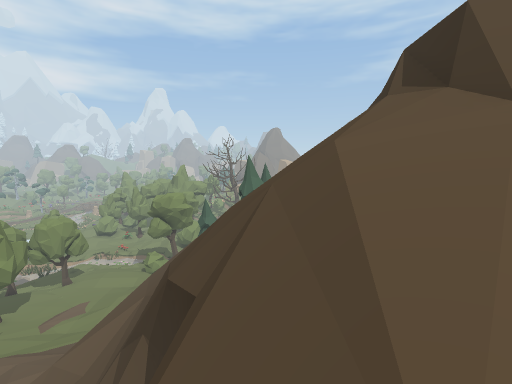
View 1 (above)

24 first-person views from a walk through a Unity game level. The camera is 1.5 m above the floor, tilts 6° down and sees 85° across. The floor is counted in squares, 1 m on a side. Each view is taken from the middle of a square. On the plan, view 1 faces up. The plan holds only what a view shows up to about 14 squares ahead; the rest is blank. The place goes on beyond the plan.

View 2
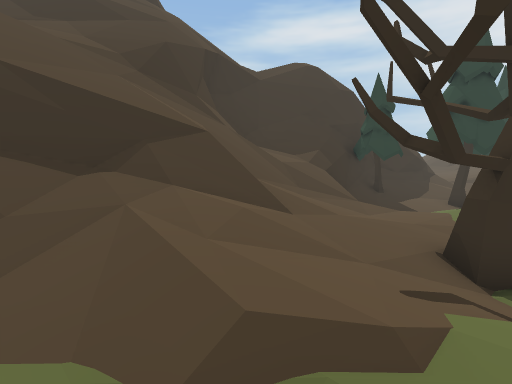

View 3
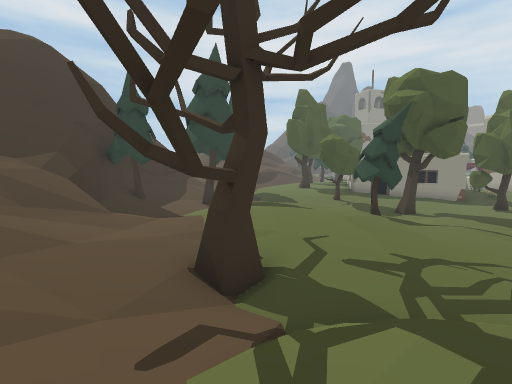

View 4
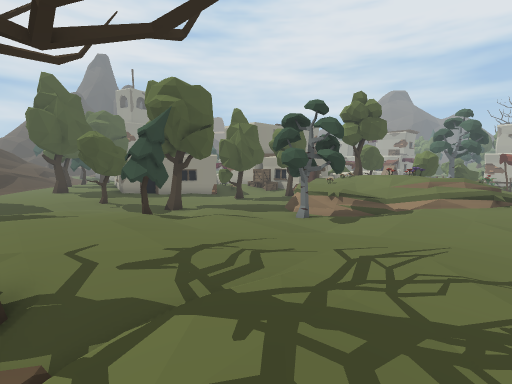

View 5
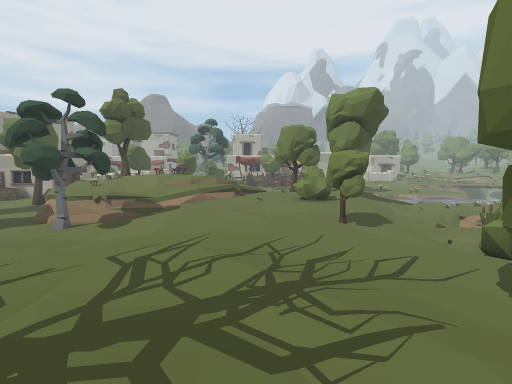

View 6
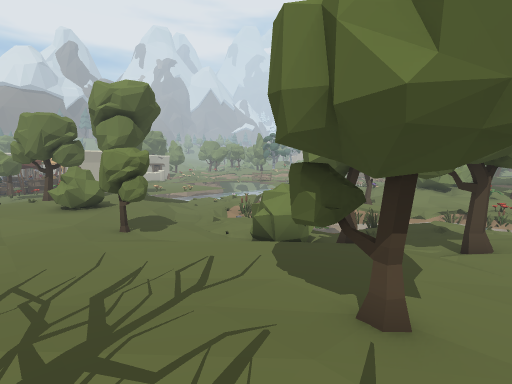

View 7
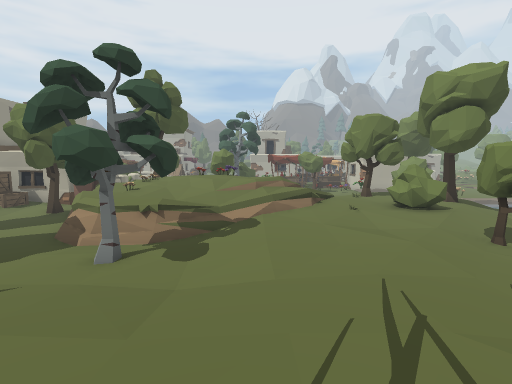

View 8
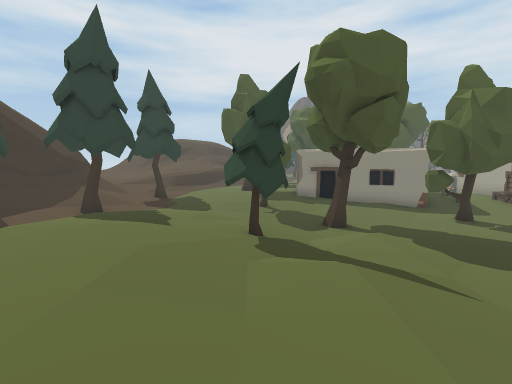

View 9
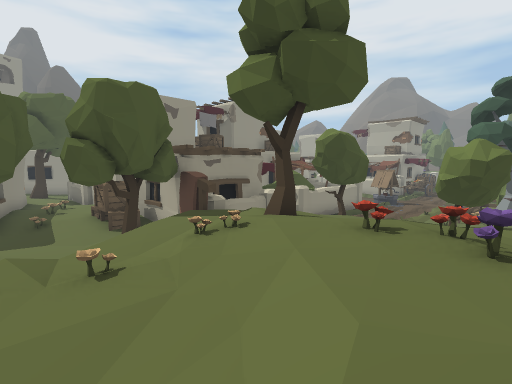

View 10
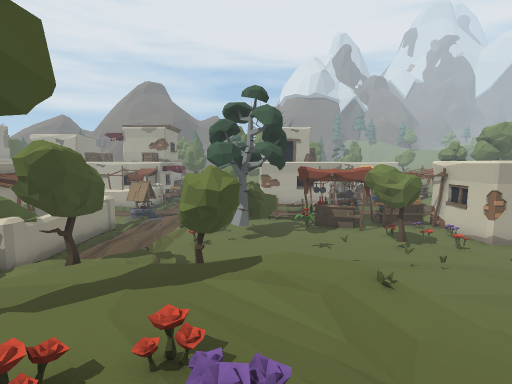

View 11
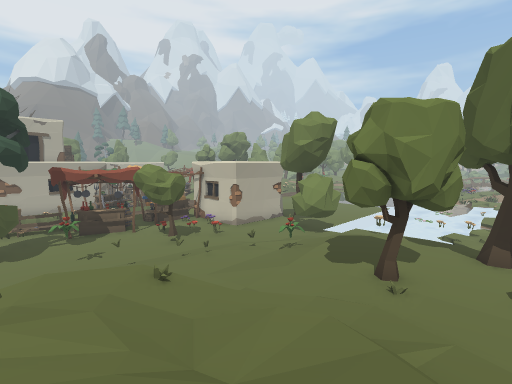

View 12
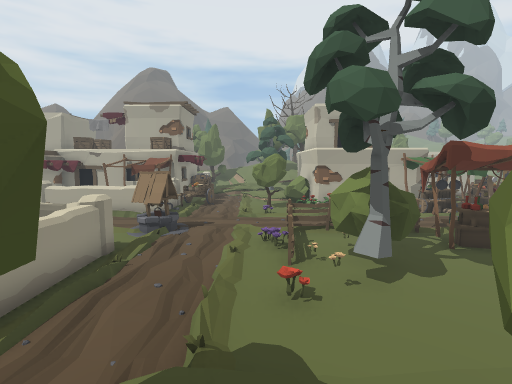

View 13
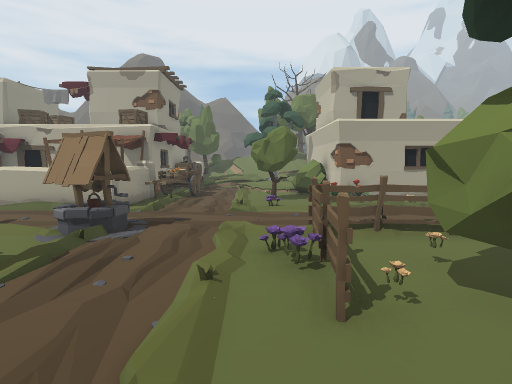

View 14
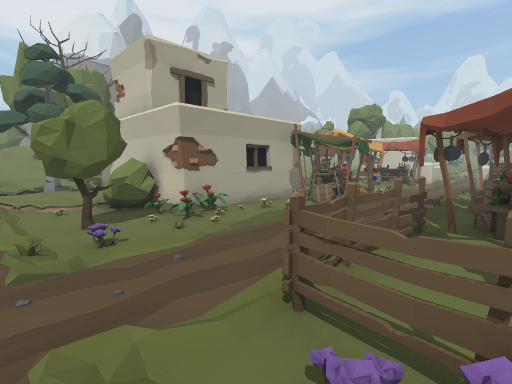

View 15
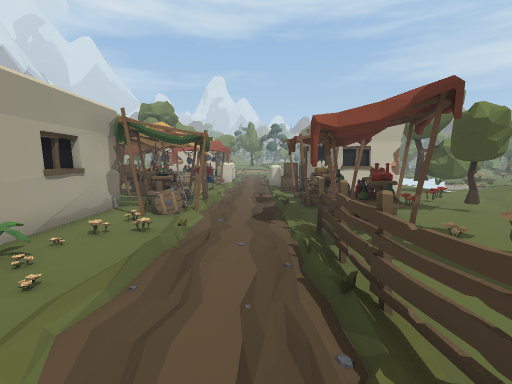

View 16
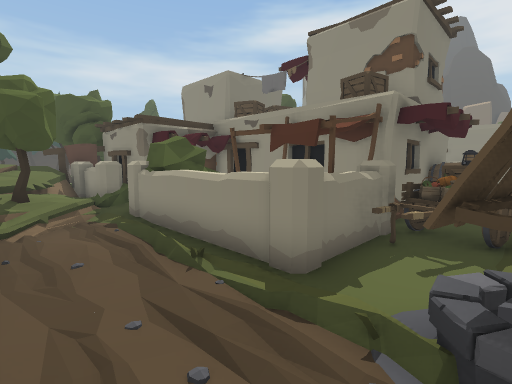

View 17
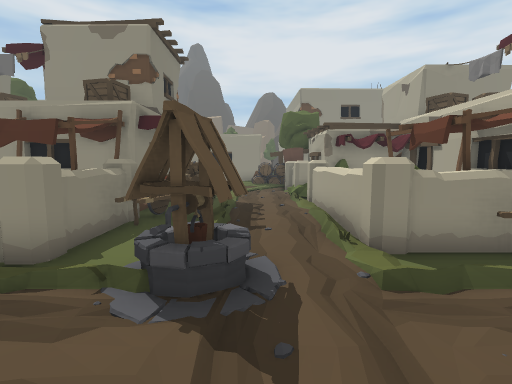

View 18
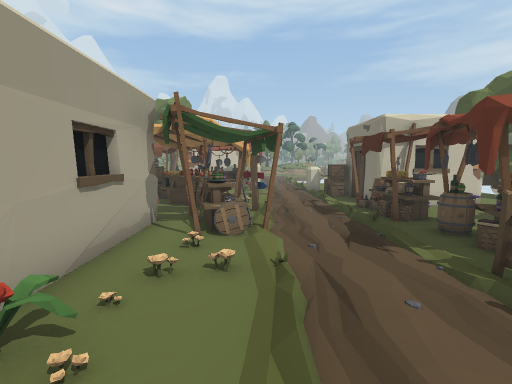

View 19
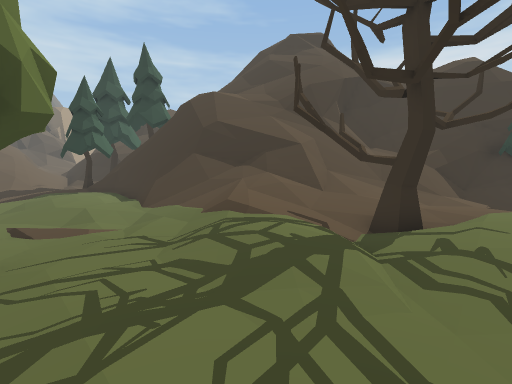

View 20
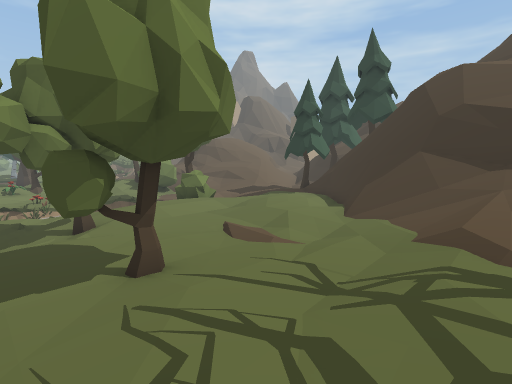

View 21
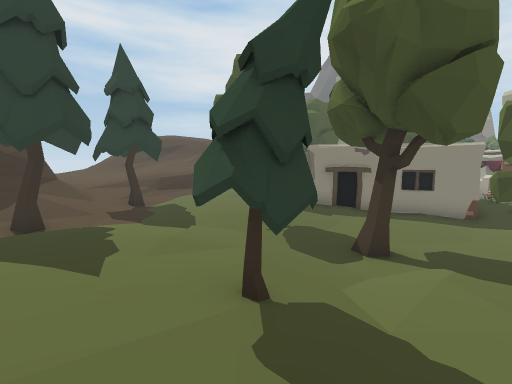

View 22
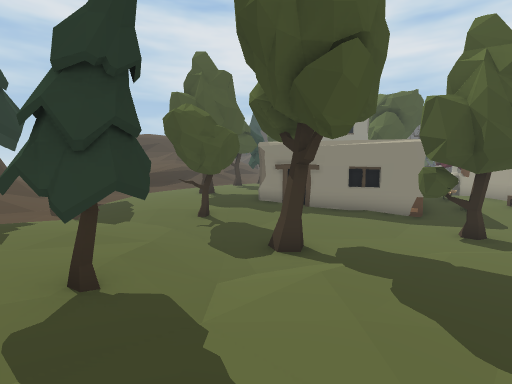

View 23
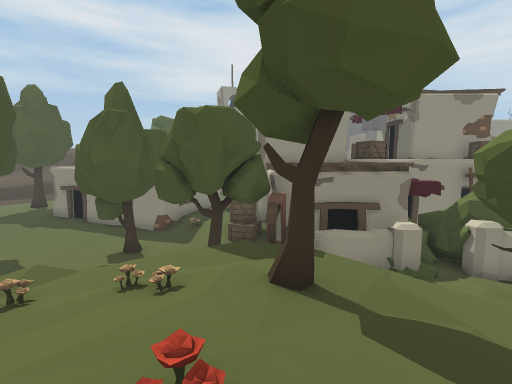

View 24
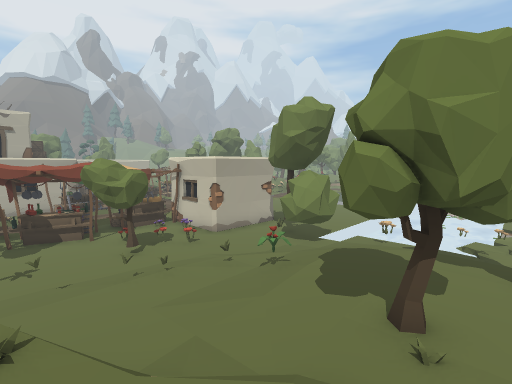

### Floor plan
Key: @ floor where view 1 was taken; # wall or solid block; . main floor; : floor 0.25 m higher than the main floor; - floor 0.25 m lower than the main floor; + floor 0.5 m higher than the main floor; _ floor 0.5 m lower than the main floor; * floor 0.75 m higher than the main floor; % floor 1 m higher than the main floor; & floor 1.25 m higher than the main floor; / step, stairs or slope; = window, fence, low wall or low ledge; ^ raised ledge; v drop or lower ground; T tree; P pine tree; F flower; B bush; C crate; L plant; O other object.
Columns run from 47 left of view 1 to 2 right of it. Each row starts with its distance up from view 1.
 17  O ___/##  #_TBBB-/  //-__---  TT--......::.P
 16 OOOO__-O#  #__BB//....///___/BBT........:::.##
 15 OOO___/O#OO#____//...TT///--_ B......//....##  #
 14  OOO__/OO_O____--.......// T//...T..../...###v =
 13 OOO___/OO__OO__OL/..TT BB/TT.....TT...../==#vv
 12 #_OO__/OO_OTT_---...TT.BB.T..........././/=#//
 11 #_OO__/OOO_TT_O--...T::::.............:///=#//  //
 10 O_O____OOO____O---./+//:O.........::+/////=///////
  9 #_FF__OOO_____O--#=++*/=:........:+++**%//=//// =v
  8 #F____O_____L_---=O*%%&/:.......::++///////////=#
  7 #LF___O_FOB__   /%%%/%&//.......:::/.T+/////=//=#
  6 LLF-__O_OBT___  /%%%%F&///......:++:TTT*////=v////
  5  OO___O__BTO__ TT*%%F&&///#T....:+++T:++////#v////
  4 TT_F__OFFF_F__ TT+/%&&/%**=TT....:++/:::////==v///
  3 TT____-_______  /+*%%F%F**=T.....:+++::://///#v///
  2 ___________/// T/+%TT%F**=#-.....:++++:://///#v//
  1 ______________TTT/*%%%%vv=---..PPP:+++..//##=#///
  0 OO___OO________T //*Ov ------.-/PP::::/.//#=##/@
 -1 OO #_OO_^^^^^## ^=#OOT----------/...::.-. ##vv/
 -2 #O#^__-_^^  BBBB#B##-T-------T--....../..P#=v//
 -3  OO^__/OO   O B#B  O----TT---T---.....P./P#v
 -4    ^__OOO#     #O  OCC---T-----TT.....P//##
 -5    ^__OOO##O##O#O  OCC./------.TT...-.///#v
 -6    ^__/ _#######   O#/.O###-..........//##/
 -7   #^____ O          #.O.#######......PP/=#
 -8     __-_ #          #O.##     #......P///

Where each view was taken, in squares from view 1:
view 1: 0 up, 0 right, facing up
view 2: 11 up, 11 left, facing down-right
view 3: 10 up, 11 left, facing down
view 4: 10 up, 11 left, facing down-left
view 5: 10 up, 11 left, facing left
view 6: 10 up, 12 left, facing up-left
view 7: 7 up, 14 left, facing left
view 8: 7 up, 15 left, facing down
view 9: 6 up, 23 left, facing down-left
view 10: 6 up, 25 left, facing left
view 11: 6 up, 25 left, facing up-left
view 12: 3 up, 31 left, facing left
view 13: 3 up, 35 left, facing left
view 14: 2 up, 39 left, facing up-left
view 15: 3 up, 42 left, facing up
view 16: 2 up, 41 left, facing down-right
view 17: 3 up, 42 left, facing down
view 18: 5 up, 44 left, facing up
view 19: 9 up, 17 left, facing right
view 20: 9 up, 15 left, facing up-right
view 21: 4 up, 15 left, facing down
view 22: 4 up, 17 left, facing down
view 23: 6 up, 27 left, facing down
view 24: 8 up, 26 left, facing up-left
